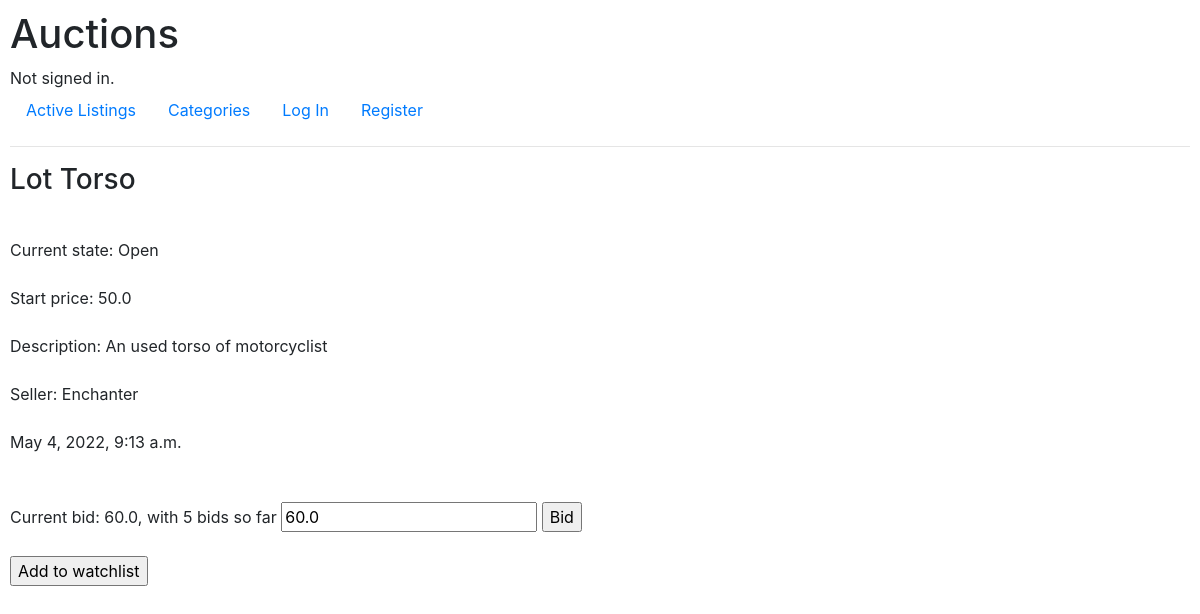
The page /listing?id=6 on the database its author committed.
### auctions/models.py (models this page shows, shortened)
class Auction(models.Model):
    title = models.CharField(max_length=32)
    watchlist = models.CharField(max_length=128, default=0)
    seller = models.ForeignKey(User, on_delete=models.CASCADE, related_name="sellers")
    price = models.FloatField()
    category = models.CharField(max_length=32, blank=True)
    description = models.CharField(max_length=128)
    url_link = models.CharField(max_length=64, blank=True)
    post_date = models.DateTimeField()
    state_choices = [('Open', 'Open'), ('Closed', 'Closed')]
    state = models.CharField(
        max_length=6,
        choices=state_choices,
        default='Open',
    )

class User(AbstractUser):
    pass

### auctions/views.py (the view)
# urls.py: path("listing", views.listing, name="listing"),
def listing (request):
    if request.method == "POST":
        if 'close_auc' in request.POST:
            auction = Auction.objects.get(id=request.POST["auction_id"])
            auction.state = 'Closed'
            auction.save()
        if 'bid_value' in request.POST:
            new_bid = Bids(lot=Auction.objects.get(id=request.POST["auction_id"]),
                           bidder=User.objects.get(id=request.POST["user_id"]),
                           bid=request.POST["bid_value"])
            new_bid.save()
        if 'add_watch' in request.POST:
            watchlist = Watchlists(watcher=User.objects.get(id=request.POST["user_id"]),
                                   auction=Auction.objects.get(id=request.POST["auction_id"]))
            try:
                watchlist.save()
            except:
                return render(request, "auctions/listing.html", {
                    "auction": Auction.objects.get(id=request.GET["id"]),
                    "message": "Watch already exists!"
                })
        return render(request, "auctions/index.html", {
            "auctions": Auction.objects.filter(state="Open")
        })
    else:
        auction = Auction.objects.get(id=request.GET["id"])
        bids = Bids.objects.filter(lot=auction.id)
        if bids.count() == 0:
            max_bid = auction.price
        else:
            max_bid = bids.aggregate(Max('bid')).get('bid__max')
        return render(request, "auctions/listing.html", {
            "auction": auction,
            "bids": bids.count(),
            "max_bid": max_bid
        })

### auctions/templates/auctions/listing.html (shortened to what this page needs)
{% extends "auctions/layout.html" %}
{% block body %}
    <div class="brd" >
        <h3>Lot {{ auction.title }} <br> <br></h3>
        Current state: {{ auction.state }} <br><br>
        Start price: {{ auction.price }} <br><br>
        Description: {{ auction.description }} <br><br>
        Seller: {{ auction.seller }} <br><br>
        {{ auction.post_date}} <br><br>
        <form method="post">
            <br>
            Current bid: {{max_bid}}, with {{ bids }} bids so far
            <input type="number" id="bid_value" name="bid_value" min="{{max_bid}}" value="{{max_bid}}">
            <input type="submit" name="bid" value="Bid">
            <br>
            <br>
            <input type="submit" name="add_watch" value="Add to watchlist">
            <br>
        </form>
    </div>
{% endblock %}

### auctions/static/auctions/styles.css (style rules this page uses)
body { padding: 10px; }

### rows shown on the page
Auction: title "Torso", state "Open", price "50.0", description "An used torso of motorcyclist", seller "Enchanter", post_date "May 4, 2022, 9:13 a.m."

### other values the page prints
{{ max_bid }} "60.0"
{{ bids }} "5"
